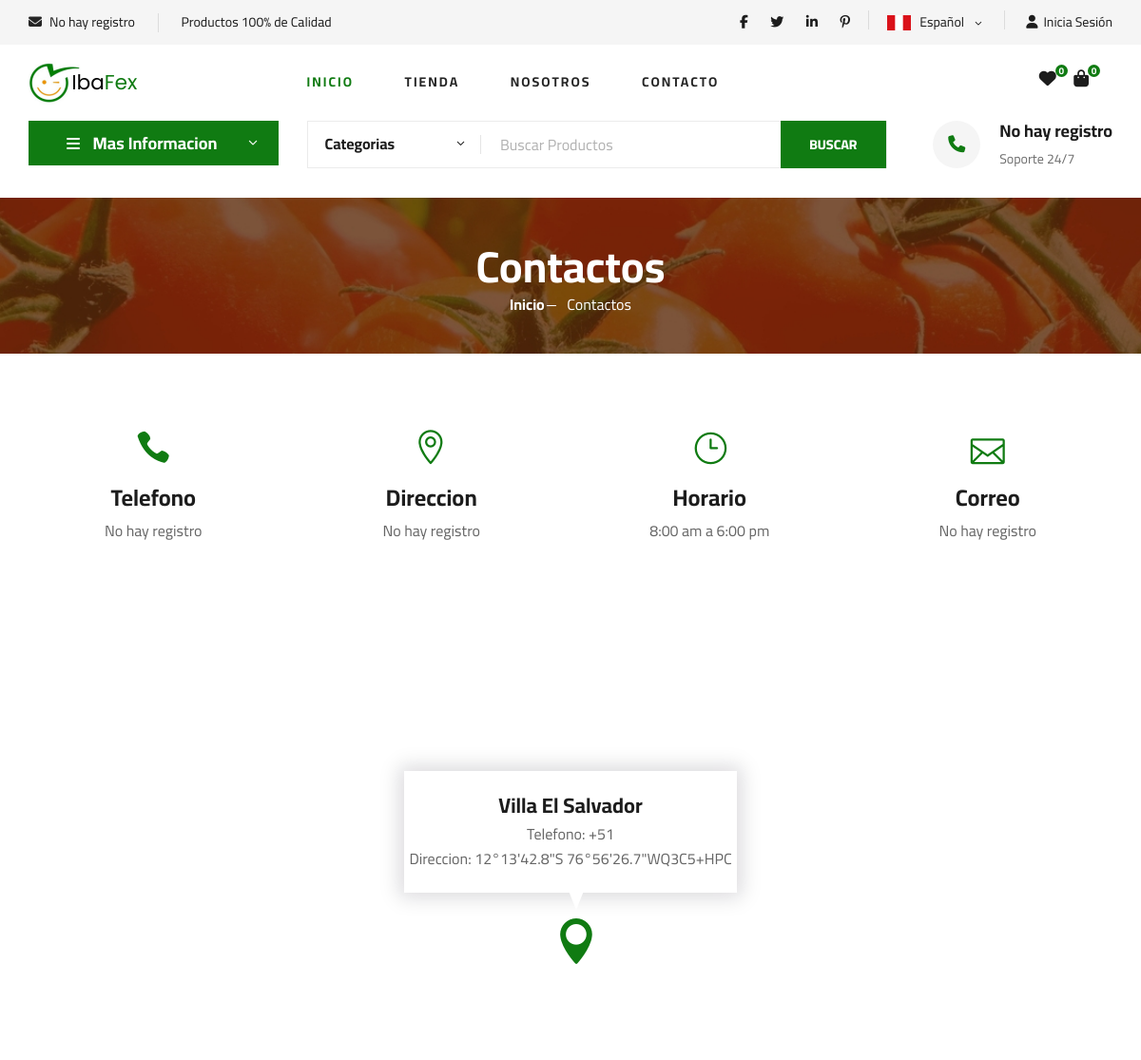
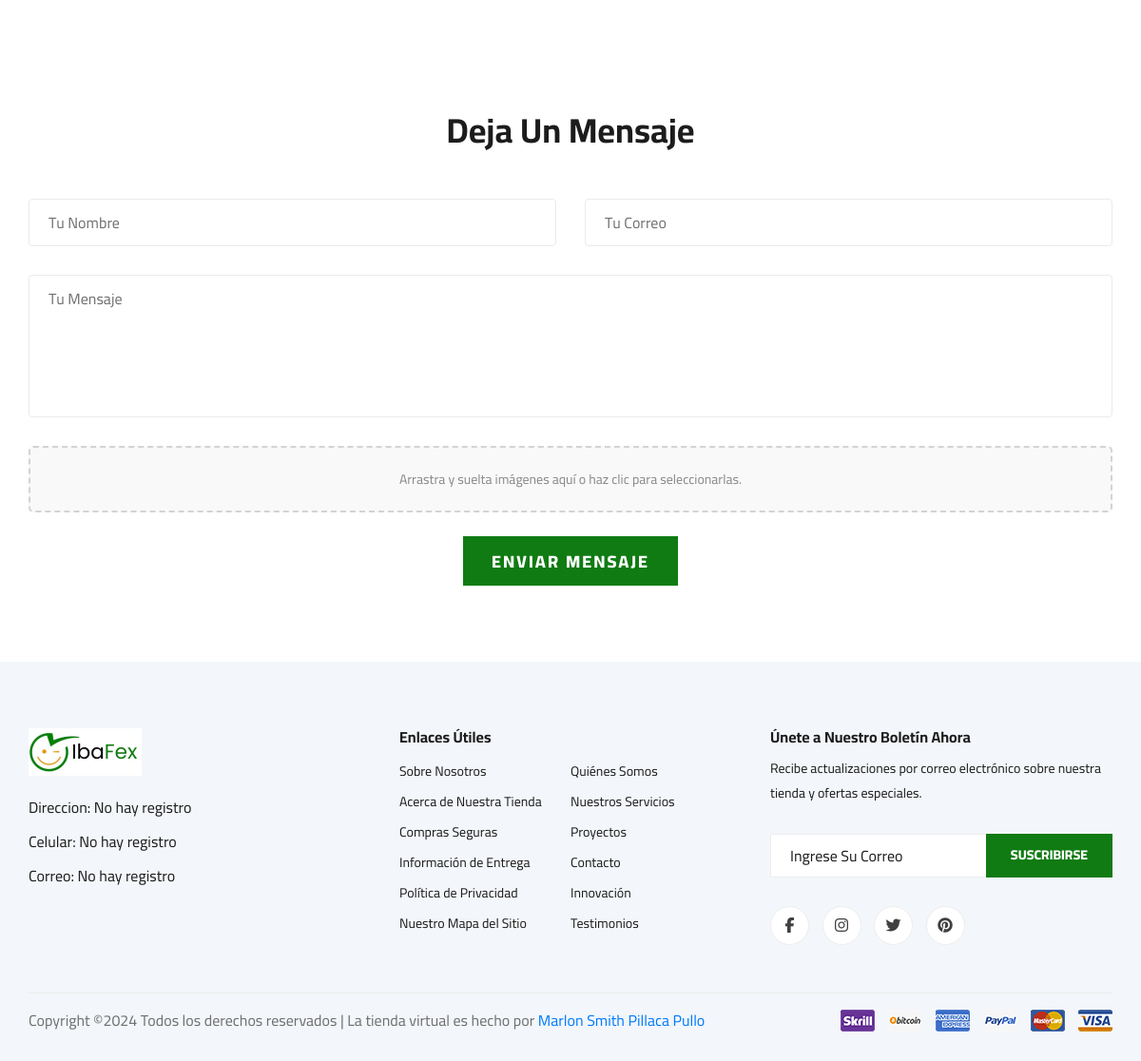
Page /contact/ on the earlier database version (2 pictures, top to bottom).
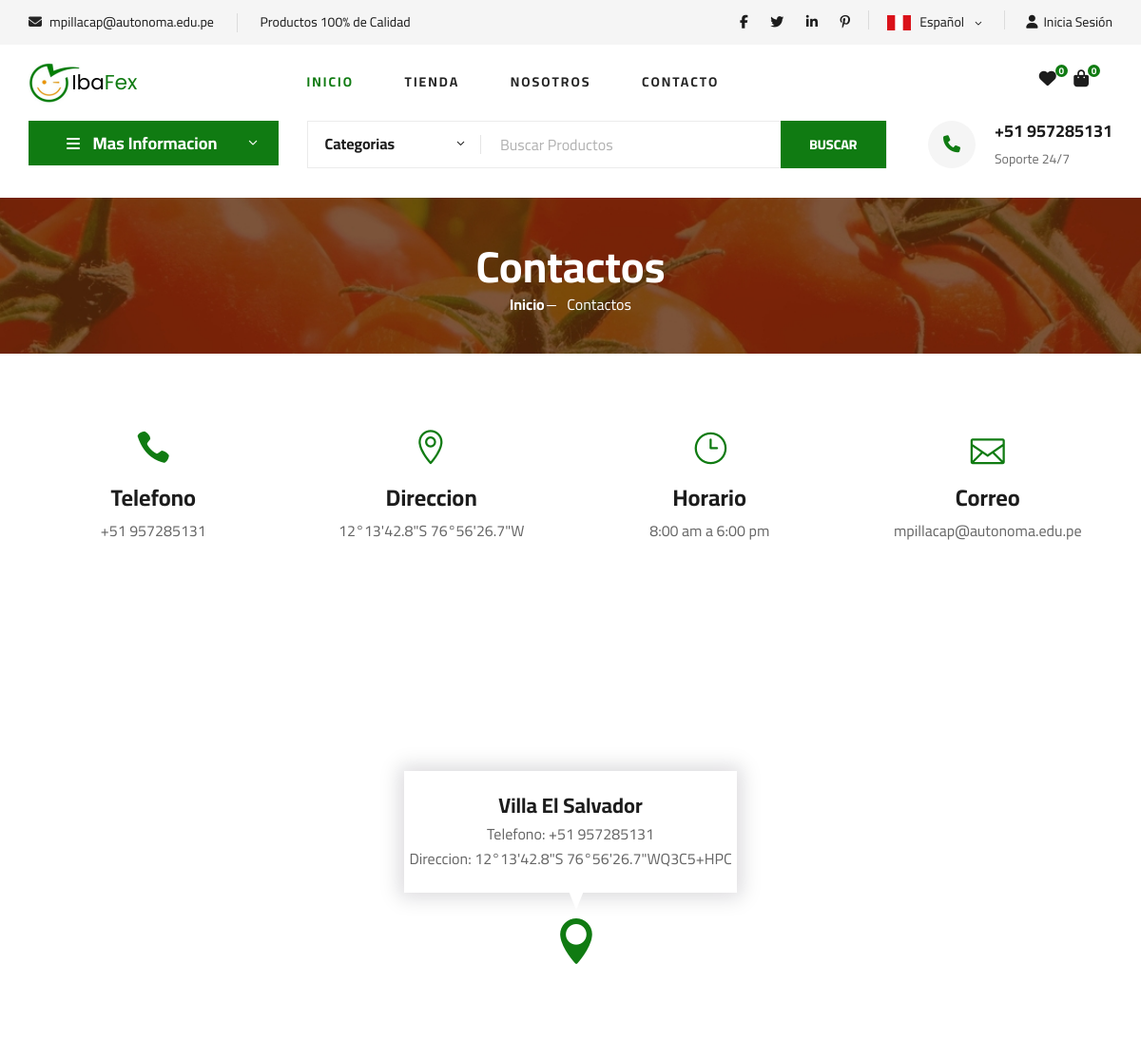
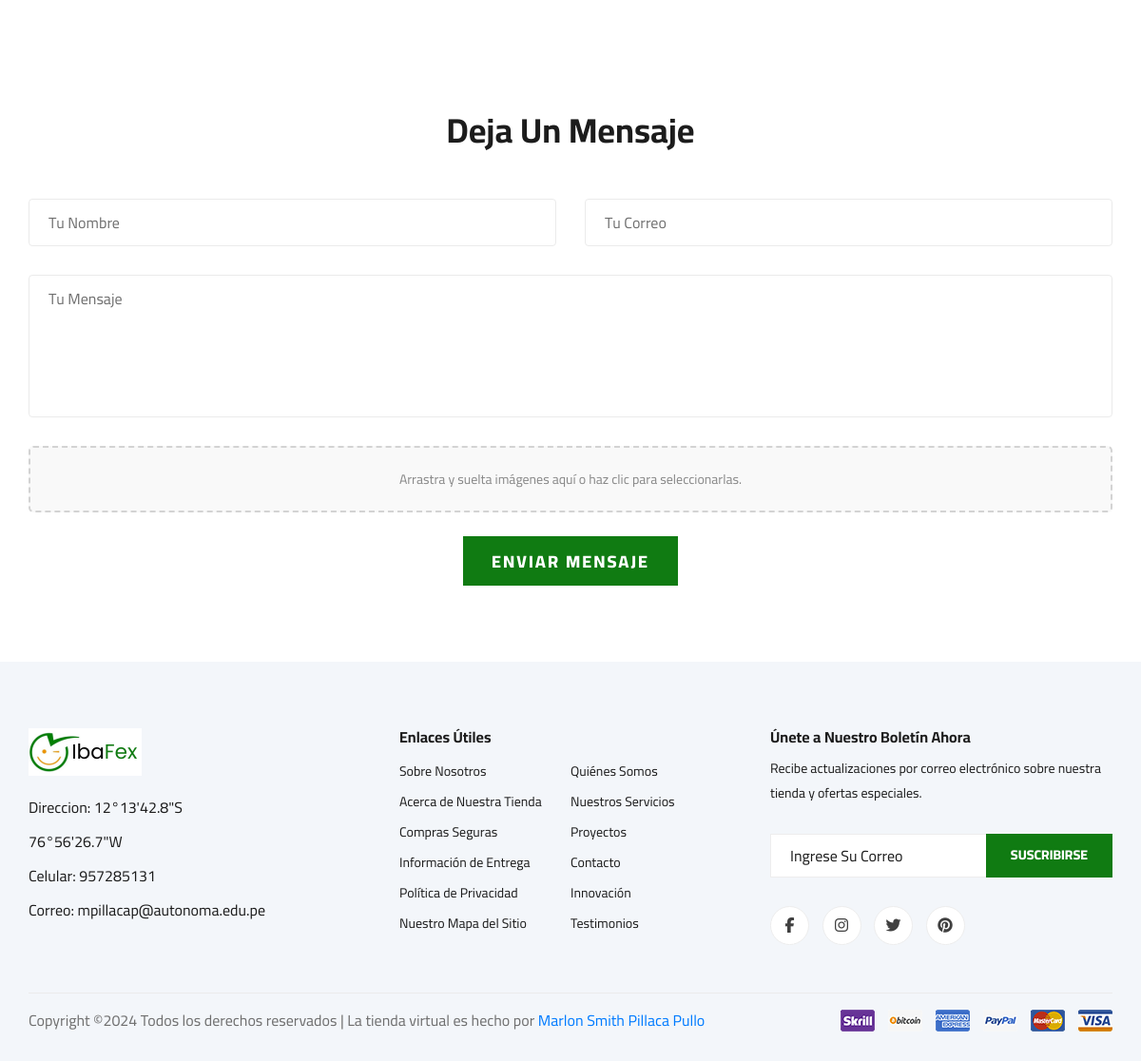
Same page on the later database version (2 pictures, top to bottom).
### main/models.py (models this page shows)
class Company(models.Model):
    name = models.CharField(max_length=100, verbose_name="Nombre de Empresa")
    mission = models.TextField(verbose_name="Mision de Empresa")
    vision = models.TextField(verbose_name="Vision de Empresa")
    general_manager = models.CharField(max_length=100, verbose_name="Gerente General")
    location = models.CharField(max_length=100, verbose_name="Ubicacion de Empresa")
    fundation_date = models.DateField(verbose_name="Fecha de Fundacion")
    ruc = models.CharField(max_length=11, verbose_name="Ruc de Empresa")
    phone = models.CharField(max_length=20, verbose_name="Telefono de Empresa")
    email = models.EmailField(max_length=100, verbose_name="Correo de Empresa")
    password = models.CharField(max_length=100, verbose_name="Contraseña", null=True) #QUITAR el null true cuando se reinicie TODOS los modelos
    def __str__(self):
        return self.name

### main/views.py (the view, shortened to what this page needs)
# urls.py: path("contact/", views.contact , name="contact"),
def contact(request):
    company_data = get_company_data()  # Llama a la función para obtener los datos
    print(f"el resultado: {company_data}")
    if request.user.is_authenticated:
        cart, created = Cart.objects.get_or_create(user=request.user)
        total_items = sum(item.quantity for item in cart.items.all())
    else:
        cart = None  # No hay carrito para usuarios no autenticados
        total_items = 0  # Por defecto, el total de productos es 0
    favorite_products_count = Product.objects.filter(liked_by=request.user).count() if request.user.is_authenticated else 0
    print(f"obtuvo esto: {favorite_products_count}")
    return render(request, "contact.html",
            {
            "company_data": company_data,
            "cart": cart,
            "total_items":total_items,
            "favorite_products_count":favorite_products_count,
            })

### main/views.py (called while the page is built)
def get_company_data():
    company = Company.objects.first()
    exist = Company.objects.exists()
    count = Company.objects.count()
    if exist:
        print(f"Hay solo {count} tabla en Compania")
        return company  # Obtén el primer objeto de Company
    else:
        return "No hay registro"

### main/templates/contact.html (shortened to what the changed rows need)
<!DOCTYPE html>
<html lang="zxx">
<head>
    {% include "head.html" %}
    {% load static %}
</head>
<body>
    {% include "header.html" %}
    {% include "block-content.html" %}
    <section id="section-contact" class="breadcrumb-section set-bg" data-setbg="{% static "img/breadcrumb.jpg" %}">
        <div class="container">
            <div class="row">
                <div class="col-lg-12 text-center">
                    <div class="breadcrumb__text">
                        <h2>Contactos</h2>
                    </div>
                </div>
            </div>
        </div>
    </section>
    <section class="contact spad">
        <div class="container">
            <div class="row">
                <div class="col-lg-3 col-md-3 col-sm-6 text-center">
                    <div class="contact__widget">
                        <span class="icon_phone"></span>
                        <h4>Telefono</h4>
                        {% if company_data != "No hay registro" %}
                        <p>+51 {{ company_data.phone }} </p>
                        {% else %}
                        <p> {{ company_data }} </p>
                        {% endif %}
                    </div>
                </div>
                <div class="col-lg-3 col-md-3 col-sm-6 text-center">
                    <div class="contact__widget">
                        <span class="icon_pin_alt"></span>
                        <h4>Direccion</h4>
                        <p> {% if company_data != "No hay registro" %} {{ company_data.location }} {% else %} {{ company_data }} {% endif %} </p>
                    </div>
                </div>
                <div class="col-lg-3 col-md-3 col-sm-6 text-center">
                    <div class="contact__widget">
                        <span class="icon_mail_alt"></span>
                        <h4>Correo</h4>
                        <p> {% if company_data != "No hay registro" %} {{ company_data.email }} {% else %} {{ company_data }} {% endif %} </p>
                    </div>
                </div>
            </div>
        </div>
    </section>
    <div id="map" class="map">
        <div class="map-inside">
            <div class="inside-widget">
                <ul>
                    <li>Telefono: +51 {{ company_data.phone }}</li>
                    <li>Direccion: 12°13'42.8"S 76°56'26.7"WQ3C5+HPC</li>
                </ul>
            </div>
        </div>
    </div>
    <div id="msj-reclamos" class="contact-form spad">
        <div class="container">
            <div class="row">
                <div class="col-lg-12">
                    <div class="contact__form__title">
                        <h2>Deja Un Mensaje</h2>
                    </div>
                </div>
            </div>
        </div>
    </div>
    {% include "footer.html" %}
</body>
</html>

### main/templates/header.html (shortened to what this page needs)
{% load static %}
<header class="header">
    <div class="header__top">
        <div class="container">
            <div class="row">
                <div class="col-lg-6 col-md-6">
                    <div class="header__top__left">
                        <ul>
                            <li><i class="fa fa-envelope"></i>
                                {% if company_data != "No hay registro" %}
                                    <span>{{ company_data.email }}</span>
                                {% else %}
                                    <span>{{ company_data }}</span>
                                {% endif %}
                            </li>
                            <li>Productos 100% de Calidad</li>
                        </ul>
                    </div>
                </div>
                <div class="col-lg-6 col-md-6">
                    <div class="header__top__right">
                        <div class="header__top__right__social">
                            <a href="#"><i class="fa fa-facebook"></i></a>
                            <a href="#"><i class="fa fa-twitter"></i></a>
                            <a href="#"><i class="fa fa-linkedin"></i></a>
                            <a href="#"><i class="fa fa-pinterest-p"></i></a>
                        </div>
                        <div class="header__top__right__language">
                            <img src="{% static "img/language-spanish.png" %}" class="img-lenguage" alt="">
                            <div>Español</div>
                            <span class="arrow_carrot-down"></span>
                        </div>
                        <div class="header__top__right__auth">
                            {% if user.is_authenticated %}
                                <a class="saludar-usuario"> Hola,
                                    <span class="nombre-usuario"> {{ user.username }} </span>
                                    <button onclick="exit()">Salir</button>
                                </a>
                            {% else %}
                                <a href="{% url "login" %}"><i class="fa fa-user"></i>Inicia Sesión</a>
                            {% endif %}
                        </div>
                    </div>
                </div>
            </div>
        </div>
    </div>
    <div class="container">
        <div class="row">
            <div class="col-lg-3">
                <div class="header__logo">
                    <a href="{% url "home" %}"><img src="{% static "img/logo.png" %}" alt="Logo de IbaFex Tienda de Abarrotes en Línea"></a>
                </div>
            </div>
            <div class="col-lg-6">
                <nav class="header__menu">
                    <ul>
                        <li class="active"><a href="{% url "home" %}">Inicio</a></li>
                        <li><a href="{% url "shop-grid" %}">Tienda</a></li>
                        <li><a href="{% url "blog-details" %}">Nosotros</a></li>
                        <li><a href="{% url "contact" %}">Contacto</a></li>
                    </ul>
                </nav>
            </div>
            <div class="col-lg-3">
                <div class="header__cart">
                    <ul>
                        <li><a href="#"><i class="fa fa-heart"></i> <span>{{ favorite_products_count }}</span></a></li>
                        <li><a href="{% url 'cart_detail' %}"><i class="fa fa-shopping-bag"></i> <span>{{ total_items }}</span></a></li>
                    </ul>
                </div>
            </div>
        </div>
    </div>
</header>

### main/templates/block-content.html (shortened to what this page needs)
{% load static %}
<section class="hero hero-normal">
    <div class="container">
        <div class="row">
            <div class="col-lg-3">
                <div class="hero__categories">
                    <div class="hero__categories__all">
                        <i class="fa fa-bars"></i>
                        <span>Mas Informacion</span>
                    </div>
                </div>
            </div>
            <div class="col-lg-9">
                <div class="hero__search">
                    <div class="hero__search__form">
                        <form action="{% url 'search_products' %}" method="GET">
                            <div class="hero__search__categories">
                                Categorias
                                <span class="arrow_carrot-down"></span>
                            </div>
                            <input type="text" placeholder="Buscar Productos" name="search">
                            <button type="submit" class="site-btn">BUSCAR</button>
                        </form>
                    </div>
                    <div class="hero__search__phone">
                        <div class="hero__search__phone__icon">
                            <i class="fa fa-phone"></i>
                        </div>
                        <div class="hero__search__phone__text">
                            {% if company_data != "No hay registro" %}
                            <h5>+51 {{ company_data.phone }}</h5>
                            {% else %}
                            <h5>{{ company_data }}</h5>
                            {% endif %}
                            <span>Soporte 24/7</span>
                        </div>
                    </div>
                </div>
            </div>
        </div>
    </div>
</section>

### main/templates/footer.html (shortened to what this page needs)
{% load static %}
<footer class="footer spad">
    <div class="container">
        <div class="row">
            <div class="col-lg-3 col-md-6 col-sm-6">
                <div class="footer__about">
                    <div class="footer__about__logo">
                        <a href="{% url "home" %}"><img src="{% static "img/logo.png" %}" alt=""></a>
                    </div>
                    <ul>
                        <li>Direccion: {% if company_data != "No hay registro" %} {{ company_data.location }} {% else %} {{ company_data }} {% endif %} </li>
                        <li>Celular: {% if company_data != "No hay registro" %}  {{ company_data.phone }} {% else %} {{ company_data }} {% endif %}</li>
                        <li>Correo: {% if company_data != "No hay registro" %} {{ company_data.email }} {% else %} {{ company_data }} {% endif %} </li>
                    </ul>
                </div>
            </div>
            <div class="col-lg-4 col-md-6 col-sm-6 offset-lg-1">
                <div class="footer__widget">
                    <h6>Enlaces Útiles</h6>
                    <ul>
                        <li><a href="#">Sobre Nosotros</a></li>
                        <li><a href="#">Acerca de Nuestra Tienda</a></li>
                        <li><a href="#">Compras Seguras</a></li>
                        <li><a href="#">Información de Entrega</a></li>
                        <li><a href="#">Política de Privacidad</a></li>
                        <li><a href="#">Nuestro Mapa del Sitio</a></li>
                    </ul>
                    <ul>
                        <li><a href="#">Quiénes Somos</a></li>
                        <li><a href="#">Nuestros Servicios</a></li>
                        <li><a href="#">Proyectos</a></li>
                        <li><a href="#">Contacto</a></li>
                        <li><a href="#">Innovación</a></li>
                        <li><a href="#">Testimonios</a></li>
                    </ul>
                </div>
            </div>
            <div class="col-lg-4 col-md-12">
                <div class="footer__widget">
                    <h6>Únete a Nuestro Boletín Ahora</h6>
                    <p>Recibe actualizaciones por correo electrónico sobre nuestra tienda y ofertas especiales.</p>
                    <form action="#">
                        <input type="text" placeholder="Ingrese Su Correo">
                        <button type="submit" class="site-btn">Suscribirse</button>
                    </form>
                    <div class="footer__widget__social">
                        <a href="#"><i class="fa fa-facebook"></i></a>
                        <a href="#"><i class="fa fa-instagram"></i></a>
                        <a href="#"><i class="fa fa-twitter"></i></a>
                        <a href="#"><i class="fa fa-pinterest"></i></a>
                    </div>
                </div>
            </div>
        </div>
        <div class="row">
            <div class="col-lg-12">
                <div class="footer__copyright">
                    <div class="footer__copyright__text">
                        <p>
                            Copyright &copy;<script>document.write(new Date().getFullYear());</script> Todos los derechos reservados | La tienda virtual es hecho por <a href="https://github.com/Marlon-Xpp" target="_blank">Marlon Smith Pillaca Pullo</a>
                        </p></div>
                    <div class="footer__copyright__payment"><img src="{% static "img/payment-item.png" %}" alt=""></div>
                </div>
            </div>
        </div>
    </div>
</footer>

Differences in the rows shown:
added Company: email "mpillacap@autonoma.edu.pe", phone "957285131", location "12°13'42.8\"S 76°56'26.7\"W"
Other differences:
{{ company_data }}: "No hay registro" → (not shown)
text now shown: "+51 +51"
